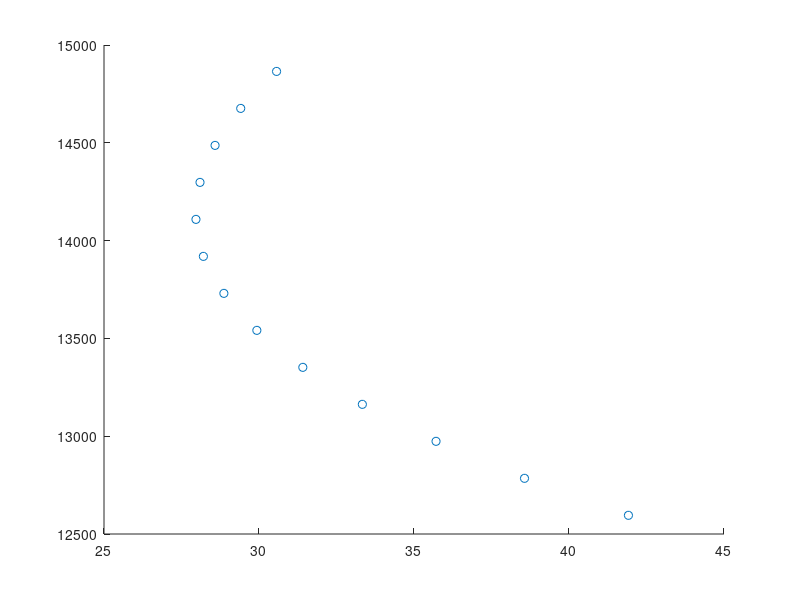

Recreate this plot in MATLAB. (Note: this script raises an error after producing the figure.)
clc; clear all
mass_passenger=94.56;    %kg INPUT
mass_cargo=1000;         %kg INPUT
mass_fuel=4000;          %kg INPUT
OEW=11501;               %kg
g=9.81;
X_lemac=12.594;          %TIM INPUT
MAC=2.865;               %TIM INPUT


row1=6.515;              %Pos row 1                     %INPUT ot kartinkite
norm_seat=0.7874;        %spacing between normal rows   %INPUT (wdieh go u saita)
spec_seat=0.8636 ;       %spacing between 8 and 9       %INPUT ot sait

rows_y=[];
rows_y=[rows_y, row1];
r1=1:1:7;               %length till special seat
rows_y=[rows_y, row1+r1*norm_seat];

rows_y=[rows_y, rows_y(end)+spec_seat]; %special seat position

r2=1:1:4;
rows_y=[rows_y, rows_y(end)+r2*norm_seat];
rows_y_left=rows_y;                        %final rows LEFT SIDE Passengers
rows_y_right=rows_y([2:end]);              %final rows RIGHT SIDE Passengers

ypos_total=[];
ypos_total=[ypos_total, rows_y_left]    %all passengers poston in y

ypos_mat=zeros(13,3);                    %create matrix for overwriting
ypos_mat([1:end],1)=ypos_total;          %left column
ypos_mat([2:end],2)=ypos_total([2:end]); %middle column
ypos_mat([1:end],3)=ypos_total;          %right column
%% Moments
arm_OEW=X_lemac+0.3*MAC;              %ASSUMED from page 13 30%MAC from table   %%INPUT
arm_OEW1=100*(arm_OEW-X_lemac)/MAC;
moment_OEW=arm_OEW*OEW*g

arm_cargo=(12.43+24.39)./2; %From embreared documents average Page 13           %%INPUT sredno arimeti4no ot kartinkite mejdu tail i posledniq stol
moment_cargo=arm_cargo*mass_cargo*g

ZF_moment=moment_cargo+moment_OEW;
ZF_weight=(OEW+mass_cargo)*g;
ZF_cg=ZF_moment./ZF_weight
ZF_cg1=100*(ZF_cg-X_lemac)/MAC;

%% momenz FRONT TO BACK
ypos_window=zeros(13,2);                    %create matrix for overwriting
ypos_window([1:end],1)=ypos_total;          %left column
ypos_window([1:end],2)=ypos_total;          %right column

weight_rows_windows=zeros(13,2);
weight_rows_windows([1:end],1)=mass_passenger*g
weight_rows_windows([1:end],2)=mass_passenger*g
weight_rows_windows([1:1],2)=0; %zero spots
weight_rows_windows2=[]; 
for i=1:1:13 %Sum two columns
    weight_rows_windows2=[weight_rows_windows2,...
        weight_rows_windows([i],1)+weight_rows_windows([i],2)];
end
for i=2:1:13  %sum rows
    weight_rows_windows2([i])=...
        weight_rows_windows2([i])+weight_rows_windows2([i-1])
end
weight_rows_windows2=weight_rows_windows2+ZF_weight;

moment_frontback_window=zeros(2,13);
moment_frontback_window=weight_rows_windows.*ypos_window; %arm times weight
moment_frontback_window=moment_frontback_window; %PLUS ZF moment
moment_frontback_window2=[];
for i=1:1:13
    moment_frontback_window2=[moment_frontback_window2,...
        moment_frontback_window([i],1)+moment_frontback_window([i],2)];
end
for i=2:1:13
    moment_frontback_window2([i])=...
        moment_frontback_window2([i])+moment_frontback_window2([i-1]);
end
moment_frontback_window2=moment_frontback_window2+ZF_moment
x_cgs=moment_frontback_window2./weight_rows_windows2;
x_cgs=100*(x_cgs-X_lemac)/MAC;
scatter(x_cgs, weight_rows_windows2/g)
hold on
plot(x_cgs, weight_rows_windows2/g,'Color','[0.5843    0.8157    0.9882]')
line([arm_OEW1, ZF_cg1],[OEW*g/g,ZF_weight/g],'Color','blue')
line([ZF_cg1, x_cgs(1) ],[ZF_weight/g,weight_rows_windows2(1)/g ],'Color','[0.5843    0.8157    0.9882]')

%% Moements ISLE FRON TO BACK
ypos_isle=zeros(13,1);                   %create matrix for overwriting
ypos_isle([1:end],1)=ypos_total;         %left column

weight_rows_isle=zeros(13,1);
weight_rows_isle([1:end],1)=mass_passenger*g
weight_rows_isle([1:1],1)=0; %zero spots
weight_rows_isle2=[]; 
for i=1:1:13 %Sum two columns
    weight_rows_isle2=[weight_rows_isle2,...
        weight_rows_isle([i],1)];
end
for i=2:1:13  %sum rows
    weight_rows_isle2([i])=...
        weight_rows_isle2([i])+weight_rows_isle2([i-1])
end

weight_rows_isle2=weight_rows_isle2+weight_rows_windows2(end);

moment_frontback_isle=zeros(1,13);
moment_frontback_isle=weight_rows_isle.*ypos_isle; %arm times weight
moment_frontback_isle2=[];

for i=2:1:13
    moment_frontback_isle([i])=...
        moment_frontback_isle([i])+moment_frontback_isle([i-1]);
end
moment_frontback_isle2=moment_frontback_isle+moment_frontback_window2(end);
x_cgs=moment_frontback_isle2.'./weight_rows_isle2;
x_cgs=100*(x_cgs-X_lemac)/MAC;
scatter(x_cgs, weight_rows_isle2/g)
plot(x_cgs, weight_rows_isle2/g,'Color','yellow')
hold on

%% BACK TO FRONT
% back to fron windows
ypos_window=zeros(13,2);                   %create matrix for overwriting
ypos_window([1:end],1)=ypos_total;         %left column
ypos_window([1:end],2)=ypos_total;          %right column
ypos_window=flipud(ypos_window) %%%%%%%%%%% to mirror plot

weight_rows_windows=zeros(13,2);
weight_rows_windows([1:end],1)=mass_passenger*g
weight_rows_windows([1:end],2)=mass_passenger*g
weight_rows_windows([1:1],2)=0; %zero spots
weight_rows_windows=flipud(weight_rows_windows) %%%%%%%%

weight_rows_windows2=[]; 
for i=1:1:13 %Sum two columns
    weight_rows_windows2=[weight_rows_windows2,...
        weight_rows_windows([i],1)+weight_rows_windows([i],2)];
end
for i=2:1:13  %sum rows
    weight_rows_windows2([i])=...
        weight_rows_windows2([i])+weight_rows_windows2([i-1])
end
weight_rows_windows2=weight_rows_windows2+ZF_weight;

moment_frontback_window=zeros(2,13);
moment_frontback_window=weight_rows_windows.*ypos_window; %arm times weight
moment_frontback_window=moment_frontback_window; %PLUS ZF moment
moment_frontback_window2=[];
for i=1:1:13
    moment_frontback_window2=[moment_frontback_window2,...
        moment_frontback_window([i],1)+moment_frontback_window([i],2)];
end
for i=2:1:13
    moment_frontback_window2([i])=...
        moment_frontback_window2([i])+moment_frontback_window2([i-1]);
end
moment_frontback_window2=moment_frontback_window2+ZF_moment
x_cgs=moment_frontback_window2./weight_rows_windows2;
x_cgs=100*(x_cgs-X_lemac)/MAC;
scatter(x_cgs, weight_rows_windows2/g)
plot(x_cgs, weight_rows_windows2/g,'Color','green')
line([ZF_cg1, x_cgs(1) ],[ZF_weight/g,weight_rows_windows2(1)/g ],'Color','green')
hold on

%% BAck to Front ISLE
ypos_isle=zeros(13,1);                   %create matrix for overwriting
ypos_isle([1:end],1)=ypos_total;         %left column
ypos_isle=flipud(ypos_isle);

weight_rows_isle=zeros(13,1);
weight_rows_isle([1:end],1)=mass_passenger*g
weight_rows_isle([1:1],1)=0; %zero spots
weight_rows_isle=flipud(weight_rows_isle)

weight_rows_isle2=[]; %TRQBWA POSLEDNIQ RED DA SE DOBAWQ KYM GORNIQ
for i=1:1:13 %Sum two columns
    weight_rows_isle2=[weight_rows_isle2,...
        weight_rows_isle([i],1)];
end
for i=2:1:13  %sum rows
    weight_rows_isle2([i])=...
        weight_rows_isle2([i])+weight_rows_isle2([i-1])
end
weight_rows_isle2=weight_rows_isle2+weight_rows_windows2(end);

moment_frontback_isle=zeros(1,13);
moment_frontback_isle=weight_rows_isle.*ypos_isle; %arm times weight
moment_frontback_isle2=[];

for i=2:1:13
    moment_frontback_isle([i])=...
        moment_frontback_isle([i])+moment_frontback_isle([i-1]);
end
moment_frontback_isle2=moment_frontback_isle+moment_frontback_window2(end);
x_cgs=moment_frontback_isle2.'./weight_rows_isle2;
x_cgs=100*(x_cgs-X_lemac)/MAC;
scatter(x_cgs, weight_rows_isle2/g)
plot(x_cgs, weight_rows_isle2/g,'Color','red')
line([30.57, 31.13 ],[1.487*10.^(4),1.496*10.^(4) ],'Color','red') %%%REDDDD
hold on

%Fuel Part
arm_fuel=13.6;                   %assumed from page 13 from wings           %INPUT
MTOW=weight_rows_isle2(end)/g+mass_fuel+0; %365                                %correction, not needed
moment_MTOW=MTOW/arm_fuel;
arm_fuel1=100*(arm_fuel-X_lemac)/MAC;
line([x_cgs(end), arm_fuel1],[weight_rows_isle2(end)./g, MTOW],'Color','black')
title('Potato Diagram')
ylabel('mass [kg]')
xlabel('x position as % of MAC')
legend('Window','OEW to ZFW','WIndow','Isle','Isle','Payload to RM','')
